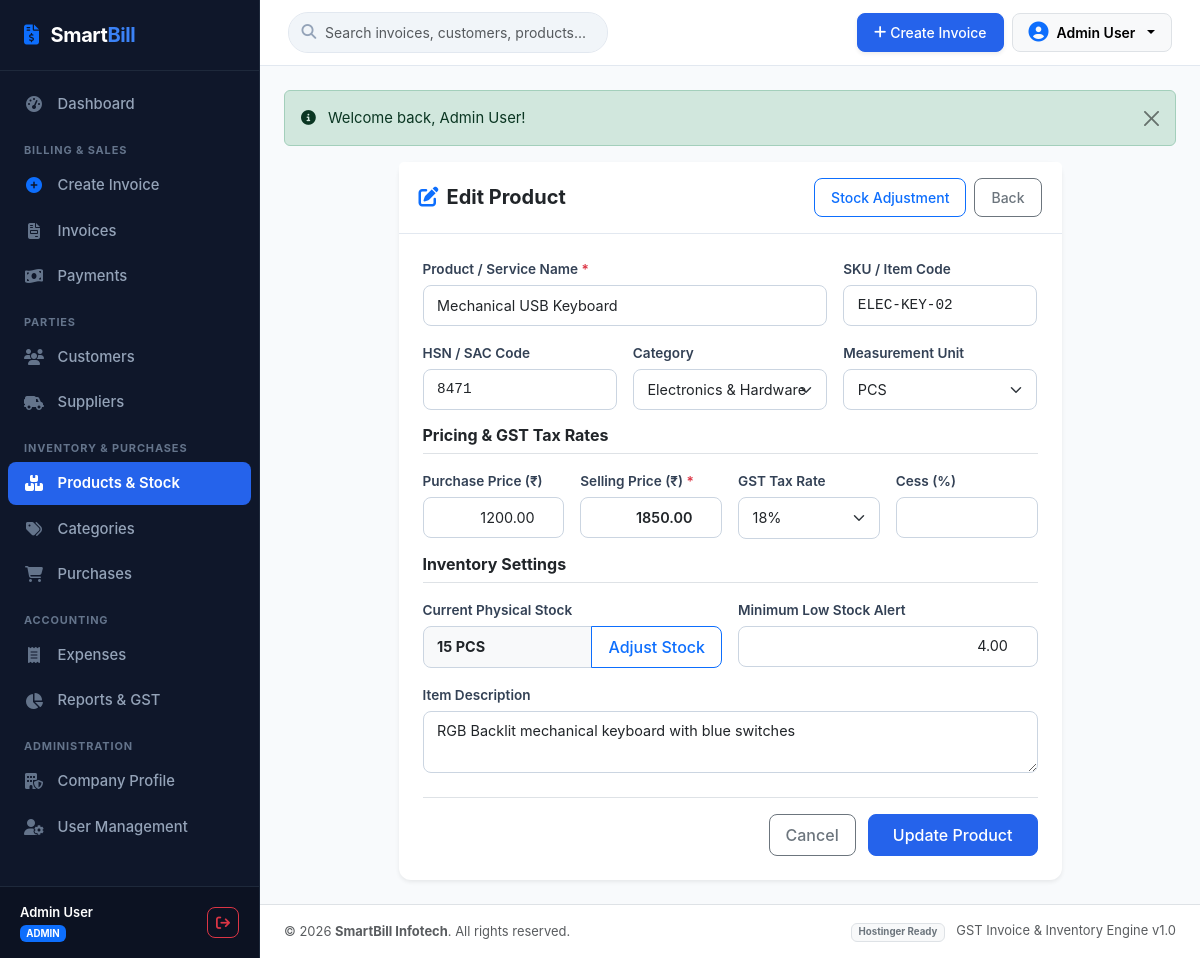
The page /products/edit.php?id=2 (signed in) on the database its author committed.
### tables this page shows
CREATE TABLE IF NOT EXISTS `products` (
  `id` INT AUTO_INCREMENT PRIMARY KEY,
  `name` VARCHAR(200) NOT NULL,
  `sku` VARCHAR(100) UNIQUE DEFAULT NULL,
  `barcode` VARCHAR(100) DEFAULT NULL,
  `category_id` INT DEFAULT NULL,
  `hsn_sac` VARCHAR(50) DEFAULT NULL,
  `unit` VARCHAR(20) DEFAULT 'PCS',
  `purchase_price` DECIMAL(12,2) DEFAULT 0.00,
  `selling_price` DECIMAL(12,2) NOT NULL DEFAULT 0.00,
  `mrp` DECIMAL(12,2) DEFAULT 0.00,
  `gst_rate` DECIMAL(5,2) DEFAULT 18.00,
  `opening_stock` DECIMAL(12,2) DEFAULT 0.00,
  `current_stock` DECIMAL(12,2) DEFAULT 0.00,
  `minimum_stock` DECIMAL(12,2) DEFAULT 5.00,
  `description` TEXT DEFAULT NULL,
  `created_at` TIMESTAMP DEFAULT CURRENT_TIMESTAMP,
  INDEX `idx_category` (`category_id`),
  INDEX `idx_sku` (`sku`),
  INDEX `idx_barcode` (`barcode`)
);

CREATE TABLE IF NOT EXISTS `categories` (
  `id` INT AUTO_INCREMENT PRIMARY KEY,
  `name` VARCHAR(100) NOT NULL,
  `description` TEXT DEFAULT NULL,
  `created_at` TIMESTAMP DEFAULT CURRENT_TIMESTAMP
);

CREATE TABLE IF NOT EXISTS `company_settings` (
  `id` INT PRIMARY KEY DEFAULT 1,
  `company_name` VARCHAR(200) NOT NULL DEFAULT 'SmartBill Enterprises',
  `legal_name` VARCHAR(200) DEFAULT 'SmartBill Solutions Private Limited',
  `address` TEXT DEFAULT 'Plot No. 42, Tech City Road, Cyber Square',
  `city` VARCHAR(100) DEFAULT 'Mumbai',
  `state` VARCHAR(100) DEFAULT 'Maharashtra',
  `pin_code` VARCHAR(20) DEFAULT '400001',
  `mobile` VARCHAR(20) DEFAULT '+91 98765 43210',
  `email` VARCHAR(150) DEFAULT 'contact@smartbill.com',
  `gstin` VARCHAR(30) DEFAULT '27AABCS1429B1Z5',
  `pan` VARCHAR(30) DEFAULT 'AABCS1429B',
  `state_code` VARCHAR(10) DEFAULT '27',
  `logo` VARCHAR(255) DEFAULT NULL,
  `invoice_prefix` VARCHAR(20) DEFAULT 'INV-2026',
  `starting_invoice_number` INT DEFAULT 1001,
  `bank_name` VARCHAR(150) DEFAULT 'HDFC Bank Ltd',
  `account_number` VARCHAR(50) DEFAULT '50200012345678',
  `ifsc` VARCHAR(30) DEFAULT 'HDFC0001234',
  `upi_id` VARCHAR(100) DEFAULT 'smartbill@hdfcbank',
  `terms_conditions` TEXT DEFAULT '1. Goods once sold will not be taken back or exchanged.\n2. All disputes subject to local jurisdiction only.\n3. Interest @ 18% p.a. will be charged if payment is not made within due date.',
  `authorized_signatory` VARCHAR(150) DEFAULT 'For SmartBill Solutions Pvt Ltd',
  `updated_at` TIMESTAMP DEFAULT CURRENT_TIMESTAMP ON UPDATE CURRENT_TIMESTAMP
);

### products/edit.php (the view, shortened to what this page needs)
<?php
require_once __DIR__ . '/../includes/auth_check.php';
$id = (int)($_GET['id'] ?? 0);
$stmt = $pdo->prepare("SELECT * FROM products WHERE id = ?");
$stmt->execute([$id]);
$product = $stmt->fetch();
$categories = $pdo->query("SELECT id, name FROM categories ORDER BY name ASC")->fetchAll();
include __DIR__ . '/../includes/header.php';
?>
<div class="row justify-content-center">
    <div class="col-lg-9">
        <div class="card border-0 shadow-sm">
            <div class="card-header bg-white py-3 d-flex justify-content-between align-items-center">
                <div class="d-flex align-items-center gap-2">
                    <i class="fa-solid fa-pen-to-square text-primary fs-5"></i>
                    <h5 class="mb-0 fw-bold">Edit Product</h5>
                </div>
                <div class="d-flex gap-2">
                    <a href="stock_adjustment.php?product_id=<?= $id ?>" class="btn btn-outline-primary btn-sm">Stock Adjustment</a>
                    <a href="index.php" class="btn btn-outline-secondary btn-sm">Back</a>
                </div>
            </div>
            <div class="card-body p-4">
                <form action="edit.php?id=<?= $id ?>" method="POST">
                    <div class="row g-3 mb-3">
                        <div class="col-md-8">
                            <label class="form-label">Product / Service Name <span class="text-danger">*</span></label>
                            <input type="text" class="form-control" name="name" value="<?= htmlspecialchars($product['name']) ?>" required>
                        </div>
                        <div class="col-md-4">
                            <label class="form-label">SKU / Item Code</label>
                            <input type="text" class="form-control font-monospace" name="sku" value="<?= htmlspecialchars($product['sku'] ?? '') ?>">
                        </div>
                        <div class="col-md-4">
                            <label class="form-label">HSN / SAC Code</label>
                            <input type="text" class="form-control font-monospace" name="hsn_sac" value="<?= htmlspecialchars($product['hsn_sac'] ?? '') ?>">
                        </div>
                        <div class="col-md-4">
                            <label class="form-label">Category</label>
                            <select class="form-select" name="category_id">
                                <?php foreach ($categories as $cat): ?>
                                    <option value="<?= $cat['id'] ?>" <?= ((int)$product['category_id'] === (int)$cat['id']) ? 'selected' : '' ?>>
                                        <?= htmlspecialchars($cat['name']) ?>
                                    </option>
                                <?php endforeach; ?>
                            </select>
                        </div>
                        <div class="col-md-4">
                            <label class="form-label">Measurement Unit</label>
                            <select class="form-select" name="unit">
                                <?php foreach (['PCS', 'KG', 'GM', 'LTR', 'ML', 'BOX', 'MTR', 'SET', 'OTHER'] as $u): ?>
                                    <option value="<?= $u ?>" <?= ($product['unit'] === $u) ? 'selected' : '' ?>><?= $u ?></option>
                                <?php endforeach; ?>
                            </select>
                        </div>
                    </div>
                    <h6 class="fw-bold text-dark border-bottom pb-2 my-3">Pricing & GST Tax Rates</h6>
                    <div class="row g-3 mb-3">
                        <div class="col-md-3">
                            <label class="form-label">Purchase Price (₹)</label>
                            <input type="number" step="0.01" class="form-control text-end" name="purchase_price" value="<?= htmlspecialchars($product['purchase_price']) ?>">
                        </div>
                        <div class="col-md-3">
                            <label class="form-label">Selling Price (₹) <span class="text-danger">*</span></label>
                            <input type="number" step="0.01" class="form-control text-end fw-semibold" name="selling_price" value="<?= htmlspecialchars($product['selling_price']) ?>" required>
                        </div>
                        <div class="col-md-3">
                            <label class="form-label">GST Tax Rate</label>
                            <select class="form-select" name="gst_rate">
                                <?php foreach ([0, 5, 12, 18, 28] as $rate): ?>
                                    <option value="<?= $rate ?>" <?= ((float)$product['gst_rate'] === (float)$rate) ? 'selected' : '' ?>><?= $rate ?>%</option>
                                <?php endforeach; ?>
                            </select>
                        </div>
                        <div class="col-md-3">
                            <label class="form-label">Cess (%)</label>
                            <input type="number" step="0.01" class="form-control text-end" name="cess" value="<?= htmlspecialchars($product['cess']) ?>">
                        </div>
                    </div>
                    <h6 class="fw-bold text-dark border-bottom pb-2 my-3">Inventory Settings</h6>
                    <div class="row g-3 mb-3">
                        <div class="col-md-6">
                            <label class="form-label">Current Physical Stock</label>
                            <div class="input-group">
                                <input type="text" class="form-control bg-light fw-bold" value="<?= (float)$product['current_stock'] ?> <?= htmlspecialchars($product['unit']) ?>" readonly>
                                <a href="stock_adjustment.php?product_id=<?= $id ?>" class="btn btn-outline-primary">Adjust Stock</a>
                            </div>
                        </div>
                        <div class="col-md-6">
                            <label class="form-label">Minimum Low Stock Alert</label>
                            <input type="number" step="any" class="form-control text-end" name="minimum_stock" value="<?= htmlspecialchars($product['minimum_stock']) ?>">
                        </div>
                    </div>
                    <div class="mb-4">
                        <label class="form-label">Item Description</label>
                        <textarea class="form-control" name="description" rows="2"><?= htmlspecialchars($product['description'] ?? '') ?></textarea>
                    </div>
                    <div class="text-end pt-3 border-top">
                        <a href="index.php" class="btn btn-outline-secondary me-2">Cancel</a>
                        <button type="submit" class="btn btn-primary px-4">Update Product</button>
                    </div>
                </form>
            </div>
        </div>
    </div>
</div>
<?php include __DIR__ . '/../includes/footer.php'; ?>

### includes/footer.php (shortened to what this page needs)
        </main>
        <footer class="bg-white border-top py-3 px-4 text-center text-md-between d-flex flex-column flex-md-row align-items-center justify-content-between text-muted small mt-auto">
            <div>
                &copy; <?= date('Y') ?> <strong><?= htmlspecialchars($company_info['company_name'] ?? 'SmartBill') ?></strong>. All rights reserved.
            </div>
            <div class="mt-1 mt-md-0">
                <span class="badge bg-light text-secondary border">Hostinger Ready</span>
                <span class="ms-2">GST Invoice & Inventory Engine v1.0</span>
            </div>
        </footer>
    </div>
</div>
</body>
</html>

### assets/css/style.css (style rules this page uses)
:root { --sb-primary: #2563eb; --sb-primary-hover: #1d4ed8; --sb-primary-light: #eff6ff; --sb-secondary: #475569; --sb-success: #059669; --sb-success-light: #ecfdf5; --sb-warning: #d97706; --sb-warning-light: #fffbeb; --sb-danger: #dc2626; --sb-danger-light: #fef2f2; --sb-info: #0891b2; --sb-dark: #0f172a; --sb-slate: #1e293b; --sb-sidebar-bg: #0f172a; --sb-sidebar-text: #94a3b8; --sb-sidebar-active: #3b82f6; --sb-border: #e2e8f0; --sb-bg: #f8fafc; --sb-card-bg: #ffffff; --sb-text: #1e293b; --sb-text-muted: #64748b; --sb-sidebar-width: 260px; }
body { font-family: -apple-system, BlinkMacSystemFont, "Segoe UI", Roboto, "Helvetica Neue", Arial, sans-serif; background-color: var(--sb-bg); color: var(--sb-text); min-height: 100vh; margin: 0; padding: 0; font-size: 0.925rem; }
.card { border: 1px solid var(--sb-border); border-radius: 0.75rem; box-shadow: 0 1px 3px 0 rgba(0, 0, 0, 0.04); }
.card-header { background-color: #ffffff; border-bottom: 1px solid var(--sb-border); font-weight: 600; padding: 1rem 1.25rem; }
.form-label { font-weight: 600; font-size: 0.85rem; color: #334155; margin-bottom: 0.35rem; }
.form-control, .form-select { border-color: #cbd5e1; border-radius: 0.5rem; font-size: 0.9rem; padding: 0.55rem 0.85rem; }
.btn { font-weight: 500; border-radius: 0.5rem; padding: 0.5rem 1rem; transition: all 0.15s ease; }
.btn-primary { background-color: var(--sb-primary); border-color: var(--sb-primary); }

### rows shown on the page
products: name "Mechanical USB Keyboard", sku "ELEC-KEY-02", hsn_sac "8471", category_id "Electronics & Hardware", unit "PCS", purchase_price "1200.00", selling_price "1850.00", gst_rate "18%", current_stock+unit "15 PCS", minimum_stock "4.00", description "RGB Backlit mechanical keyboard with blue switches"
company_settings: company_name "SmartBill Infotech"

### other values the page prints
$_SESSION['user_name'] "Admin User"
$_SESSION['user_role'] "ADMIN"
$flash['text'] "Welcome back, Admin User!"
